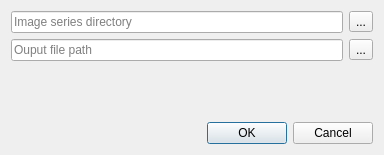
<?xml version="1.0" encoding="UTF-8"?>
<ui version="4.0">
 <class>ExportDataDlg</class>
 <widget class="QDialog" name="ExportDataDlg">
  <property name="windowModality">
   <enum>Qt::NonModal</enum>
  </property>
  <property name="geometry">
   <rect>
    <x>0</x>
    <y>0</y>
    <width>384</width>
    <height>155</height>
   </rect>
  </property>
  <property name="contextMenuPolicy">
   <enum>Qt::DefaultContextMenu</enum>
  </property>
  <property name="windowTitle">
   <string>Export</string>
  </property>
  <property name="modal">
   <bool>false</bool>
  </property>
  <layout class="QVBoxLayout" name="verticalLayout_2">
   <item>
    <layout class="QVBoxLayout" name="verticalLayout">
     <item>
      <layout class="QHBoxLayout" name="horizontalLayout">
       <item>
        <widget class="QLineEdit" name="imageSeriesFolderLineEdit">
         <property name="placeholderText">
          <string>Image series directory</string>
         </property>
        </widget>
       </item>
       <item>
        <widget class="QToolButton" name="imageSeriesFolderToolButton">
         <property name="text">
          <string>...</string>
         </property>
        </widget>
       </item>
      </layout>
     </item>
     <item>
      <layout class="QHBoxLayout" name="horizontalLayout_2">
       <item>
        <widget class="QLineEdit" name="outputFilePathlineEdit">
         <property name="placeholderText">
          <string>Ouput file path</string>
         </property>
        </widget>
       </item>
       <item>
        <widget class="QToolButton" name="outputFilePathToolButton">
         <property name="text">
          <string>...</string>
         </property>
        </widget>
       </item>
      </layout>
     </item>
    </layout>
   </item>
   <item>
    <spacer name="verticalSpacer">
     <property name="orientation">
      <enum>Qt::Vertical</enum>
     </property>
     <property name="sizeHint" stdset="0">
      <size>
       <width>20</width>
       <height>173</height>
      </size>
     </property>
    </spacer>
   </item>
   <item>
    <widget class="QDialogButtonBox" name="buttonBox">
     <property name="orientation">
      <enum>Qt::Horizontal</enum>
     </property>
     <property name="standardButtons">
      <set>QDialogButtonBox::Cancel|QDialogButtonBox::Ok</set>
     </property>
    </widget>
   </item>
  </layout>
 </widget>
 <resources/>
 <connections>
  <connection>
   <sender>buttonBox</sender>
   <signal>accepted()</signal>
   <receiver>ExportDataDlg</receiver>
   <slot>accept()</slot>
   <hints>
    <hint type="sourcelabel">
     <x>248</x>
     <y>254</y>
    </hint>
    <hint type="destinationlabel">
     <x>157</x>
     <y>274</y>
    </hint>
   </hints>
  </connection>
  <connection>
   <sender>buttonBox</sender>
   <signal>rejected()</signal>
   <receiver>ExportDataDlg</receiver>
   <slot>reject()</slot>
   <hints>
    <hint type="sourcelabel">
     <x>316</x>
     <y>260</y>
    </hint>
    <hint type="destinationlabel">
     <x>286</x>
     <y>274</y>
    </hint>
   </hints>
  </connection>
 </connections>
</ui>
